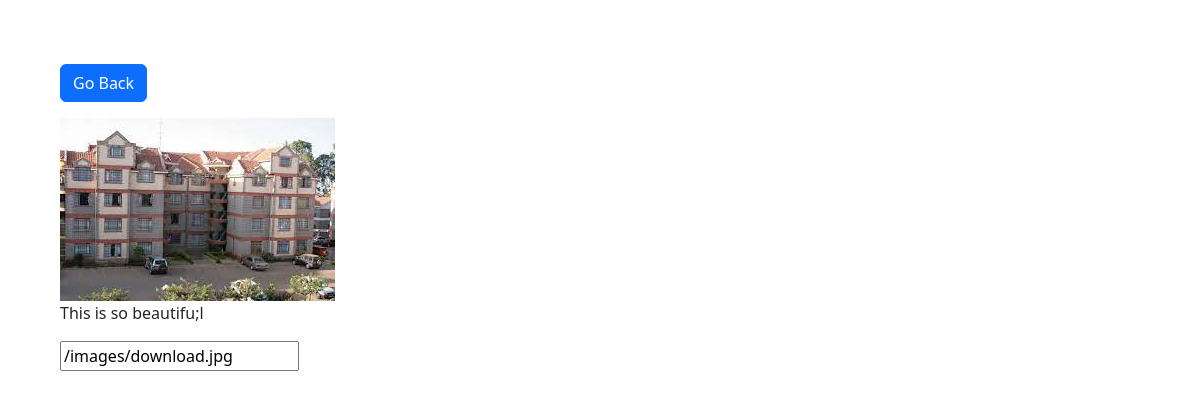
The app's page /photo/2/ with its own data.
### photos/models.py (models this page shows, shortened)
class Photo(models.Model):
    category = models.ForeignKey(Category, on_delete=models.SET_NULL, null=True, blank=True)
    image = models.ImageField(null=False, blank=False)
    description = models.TextField()

### photos/views.py (the view)
# urls.py: path('photo/<str:pk>/', views.viewPhoto, name='photo'),
def viewPhoto(request, pk):
    photos = Photo.objects.get(id=pk)
    return render(request, 'photo.html', {'photo':photos})

### photos/templates/photo.html (shortened to what this page needs)
<html lang="en">
<head>
<link href="https://cdn.jsdelivr.net/npm/bootstrap@5.2.0-beta1/dist/css/bootstrap.min.css" rel="stylesheet">
</head>
<body>
    <div class="m-5">
        <div class="container">
            <div class="row justify-content-center">
                <div class="col">
                    <a href="{% url 'gallery' %}" class="btn btn-primary my-3">Go Back</a>
                    <div style="height: 90vh;">
                            <img style="max-width: 80%; max-height:80%;" src="{{photo.image.url}}" alt="">
                            <p>{{photo.description}}</p>
                                <input type="text" value="{{photo.image.url}}"  class="img">
                    </div>
                </div>
            </div>
        </div>
    </div>
</body>
</html>

### records on screen
Photo: image (picture), description "This is so beautifu;l", image "/images/download.jpg"
